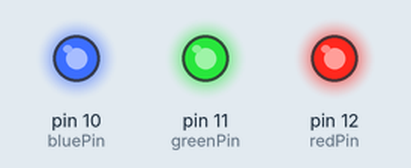
A sketch run on a simulated Arduino Uno, built with avr-gcc and run on an emulated ATmega328P. Parts: output pins drawn as LEDs (lit = HIGH).

Above: at 0.2 s.
At 1.2 s:
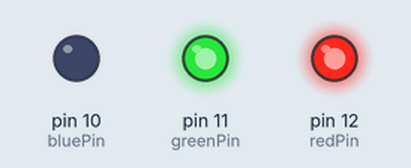
At 1.7 s:
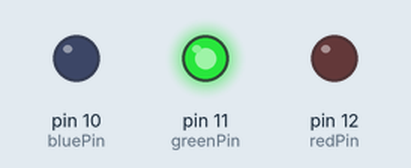
At 3.2 s:
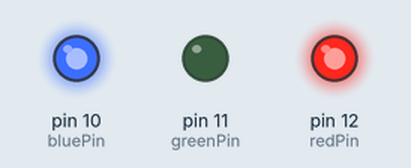
At 5.7 s:
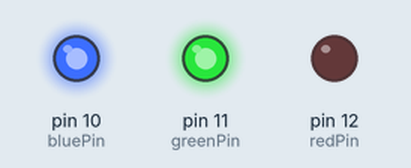
At 7.7 s:
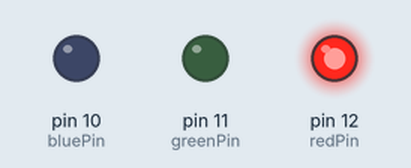
Timing chart, 0 to 8.1 s (numbered marks = the images above):
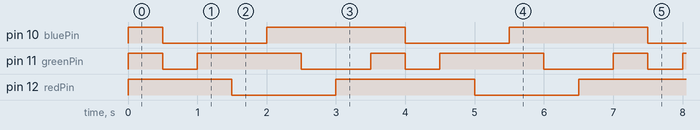

Measured:
- by itself, pin 10 (bluePin), pin 12 (redPin): repeats every 3.5 s: LOW 1.5 s, HIGH 2.0 s
- by itself, pin 11 (greenPin): repeats every 3.5 s: LOW 0.50 s, HIGH 1.5 s, LOW 1.0 s, HIGH 0.50 s
- by itself, everything shown: repeats every 3.5 s, in 7 steps

The sketch:

arco_iris.ino
```cpp
int redPin = 12;                  // Red LED connected to digital pin 12
int greenPin = 11;                // Green LED connected to digital pin 11
int bluePin = 10;

void setup()                      // run once, when the sketch starts
{
  pinMode(redPin, OUTPUT);        // sets the digital pin as output
  pinMode(greenPin, OUTPUT);      // sets the digital pin as output
  pinMode(bluePin, OUTPUT);      // sets the digital pin as output

}

void loop()                       // run over and over again
{
  // Todas
  digitalWrite(redPin, HIGH);
  digitalWrite(greenPin, HIGH);
  digitalWrite(bluePin, HIGH);
  delay(500);

  //Vermelho
  digitalWrite(greenPin, LOW);
  digitalWrite(bluePin, LOW);
  delay(500);

  //vermelho + verde
  digitalWrite(greenPin, HIGH);
  delay(500);

  //verde
  digitalWrite(redPin, LOW);
  delay(500);

  //verde + azul
  digitalWrite(bluePin, HIGH);
  delay(500);

  //azul
  digitalWrite(greenPin, LOW);
  delay(500);

  //azul + vermelho
  digitalWrite(redPin, HIGH);
  delay(500);
}
```
